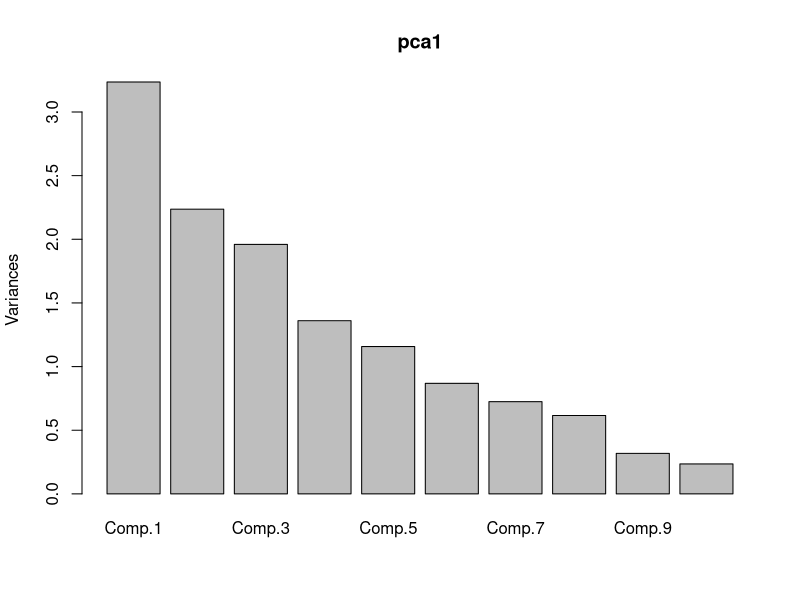
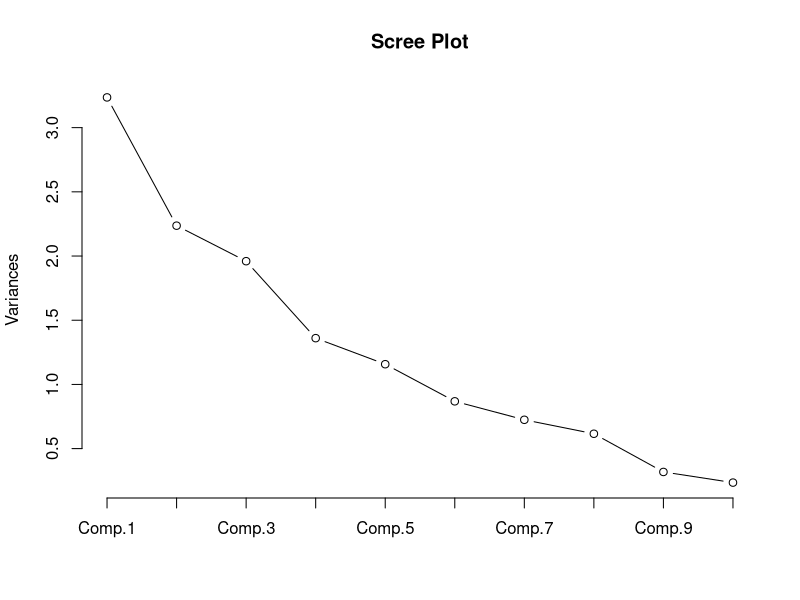
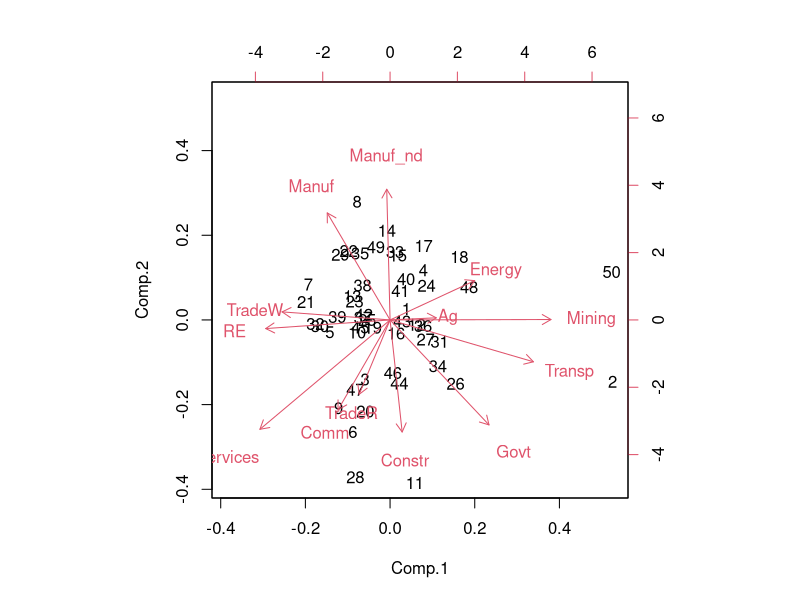

These figures' R source, in order:
# Import the data
mydata <- read.csv("pca_gsp.csv")
attach(mydata)

str(mydata)

colnames_mydata <- names(mydata)

# Defining variables
x <- cbind(Ag,
           Mining,
           Constr,
           Manuf,
           Manuf_nd,
           Transp,
           Comm,
           Energy,
           TradeW,
           TradeR,
           RE,
           Services,
           Govt)

# Descriptive statistics
summary(x)
cor(x)

# Principal Component Analysis
pca1 <- princomp(x = x,
                 cor = TRUE,
                 scores = TRUE)
summary(pca1)

# Loadings of principal components
loadings(pca1)
# pca1$loadings

# Screeplot for eigen values
plot(pca1)
screeplot(x = pca1,
          type = "line",
          main = "Scree Plot")

# Bi plot for score variables
biplot(x = pca1)

# Scores of the components
pca1$scores[1:10, ]


# FACTOR ANALYSIS
fa1 <- factanal(x = x,
                factors = 3)
